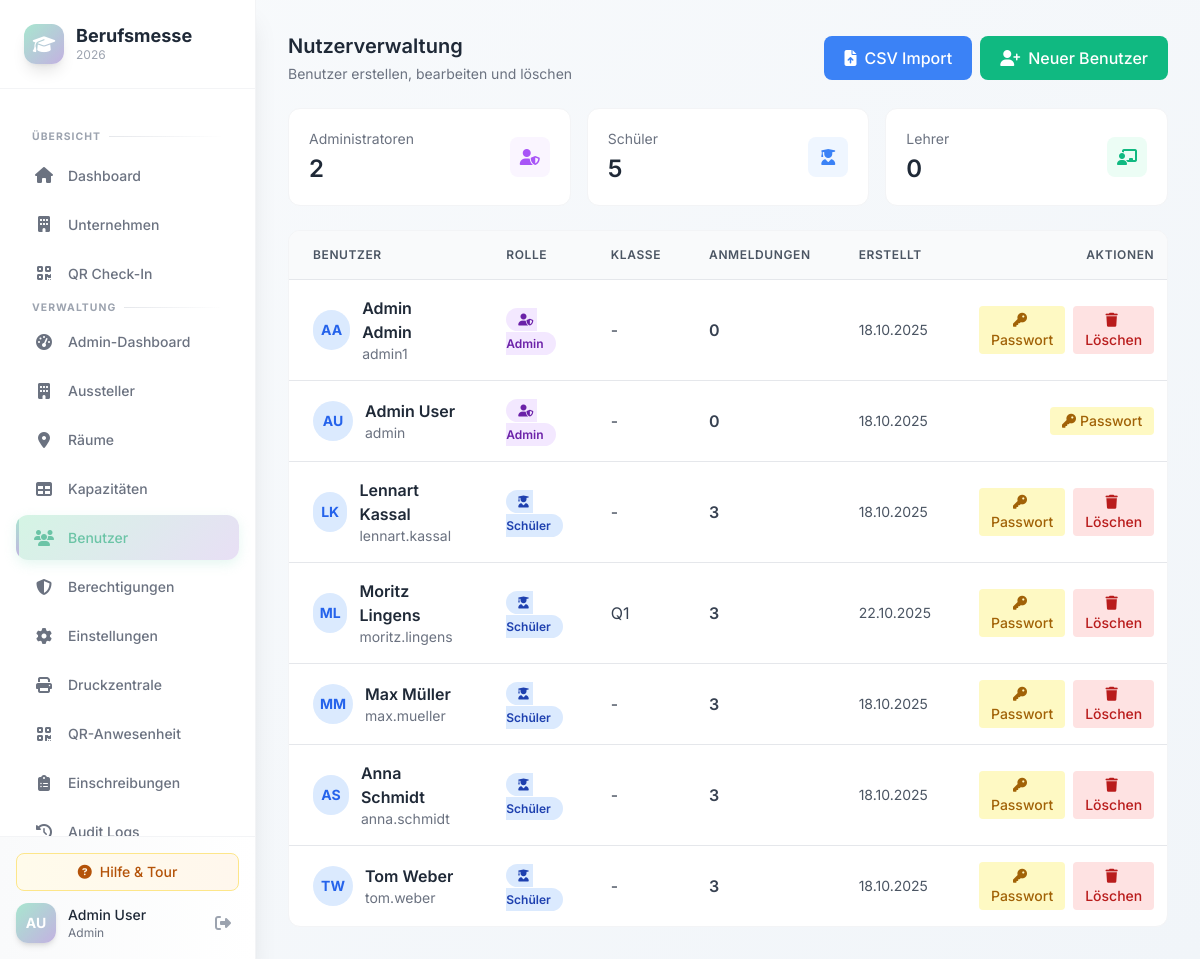
Page /index.php?page=admin-users (signed in) on the committed database.
### tables this page shows
CREATE TABLE IF NOT EXISTS `users` (
  `id` int(11) NOT NULL AUTO_INCREMENT,
  `username` varchar(100) NOT NULL,
  `password` varchar(255) NOT NULL,
  `firstname` varchar(100) NOT NULL,
  `lastname` varchar(100) NOT NULL,
  `class` varchar(50) DEFAULT NULL,
  `role` enum('student','admin') DEFAULT 'student',
  `created_at` timestamp NOT NULL DEFAULT current_timestamp(),
  PRIMARY KEY (`id`),
  UNIQUE KEY `username` (`username`)
);

### functions.php (called while the page is built, shortened)
<?php
function isAdmin() {
    return isset($_SESSION['role']) && $_SESSION['role'] === 'admin';
}
function formatDate($date) {
    return date('d.m.Y', strtotime($date));
}
?>

### pages/admin-users.php (the view, shortened to what this page needs)
<?php
$db = getDB();
$stmt = $db->query("
    SELECT u.*, COUNT(DISTINCT r.id) as registration_count
    FROM users u
    LEFT JOIN registrations r ON u.id = r.user_id
    GROUP BY u.id
    ORDER BY u.role ASC, u.lastname ASC, u.firstname ASC
");
$users = $stmt->fetchAll();
$stats = [];
$stmt = $db->query("SELECT COUNT(*) as count FROM users WHERE role = 'admin'");
$stats['admins'] = $stmt->fetch()['count'];
$stmt = $db->query("SELECT COUNT(*) as count FROM users WHERE role = 'student'");
$stats['students'] = $stmt->fetch()['count'];
$stmt = $db->query("SELECT COUNT(*) as count FROM users WHERE role = 'teacher'");
$stats['teachers'] = $stmt->fetch()['count'];
?>
<div class="space-y-6">
    <div class="flex items-center justify-between">
        <div>
            <h2 class="text-xl font-semibold text-gray-800">Nutzerverwaltung</h2>
            <p class="text-sm text-gray-500 mt-1">Benutzer erstellen, bearbeiten und löschen</p>
        </div>
        <div class="flex gap-2">
            <button onclick="openImportCsvModal()" class="px-5 py-2.5 bg-blue-500 text-white rounded-lg hover:bg-blue-600 transition font-medium flex items-center gap-2">
                <i class="fas fa-file-upload"></i>
                CSV Import
            </button>
            <button onclick="openCreateUserModal()" class="px-5 py-2.5 bg-emerald-500 text-white rounded-lg hover:bg-emerald-600 transition font-medium flex items-center gap-2">
                <i class="fas fa-user-plus"></i>
                Neuer Benutzer
            </button>
        </div>
    </div>
    <div class="grid grid-cols-1 md:grid-cols-3 gap-4">
        <div class="bg-white rounded-xl p-5 border border-gray-100">
            <div class="flex items-center justify-between">
                <div>
                    <p class="text-gray-500 text-sm mb-1">Administratoren</p>
                    <p class="text-2xl font-semibold text-gray-800"><?php echo $stats['admins']; ?></p>
                </div>
                <div class="w-10 h-10 rounded-lg bg-purple-50 flex items-center justify-center">
                    <i class="fas fa-user-shield text-purple-500"></i>
                </div>
            </div>
        </div>
        <div class="bg-white rounded-xl p-5 border border-gray-100">
            <div class="flex items-center justify-between">
                <div>
                    <p class="text-gray-500 text-sm mb-1">Schüler</p>
                    <p class="text-2xl font-semibold text-gray-800"><?php echo $stats['students']; ?></p>
                </div>
                <div class="w-10 h-10 rounded-lg bg-blue-50 flex items-center justify-center">
                    <i class="fas fa-user-graduate text-blue-500"></i>
                </div>
            </div>
        </div>
        <div class="bg-white rounded-xl p-5 border border-gray-100">
            <div class="flex items-center justify-between">
                <div>
                    <p class="text-gray-500 text-sm mb-1">Lehrer</p>
                    <p class="text-2xl font-semibold text-gray-800"><?php echo $stats['teachers']; ?></p>
                </div>
                <div class="w-10 h-10 rounded-lg bg-emerald-50 flex items-center justify-center">
                    <i class="fas fa-chalkboard-teacher text-emerald-500"></i>
                </div>
            </div>
        </div>
    </div>
    <div class="bg-white rounded-xl border border-gray-100 overflow-hidden">
        <div class="overflow-x-auto">
            <table class="w-full">
                <thead class="bg-gray-50 border-b border-gray-200">
                    <tr>
                        <th class="px-6 py-4 text-left text-xs font-semibold text-gray-600 uppercase tracking-wider">Benutzer</th>
                        <th class="px-6 py-4 text-left text-xs font-semibold text-gray-600 uppercase tracking-wider">Rolle</th>
                        <th class="px-6 py-4 text-left text-xs font-semibold text-gray-600 uppercase tracking-wider">Klasse</th>
                        <th class="px-6 py-4 text-left text-xs font-semibold text-gray-600 uppercase tracking-wider">Anmeldungen</th>
                        <th class="px-6 py-4 text-left text-xs font-semibold text-gray-600 uppercase tracking-wider">Erstellt</th>
                        <th class="px-6 py-4 text-right text-xs font-semibold text-gray-600 uppercase tracking-wider">Aktionen</th>
                    </tr>
                </thead>
                <tbody class="divide-y divide-gray-200">
                    <?php foreach ($users as $user): ?>
                    <tr class="hover:bg-gray-50 transition">
                        <td class="px-6 py-4">
                            <div class="flex items-center">
                                <div class="w-10 h-10 bg-blue-100 rounded-full flex items-center justify-center mr-3">
                                    <span class="font-bold text-sm text-blue-600">
                                        <?php echo strtoupper(substr($user['firstname'], 0, 1) . substr($user['lastname'], 0, 1)); ?>
                                    </span>
                                </div>
                                <div>
                                    <p class="font-semibold text-gray-800"><?php echo htmlspecialchars($user['firstname'] . ' ' . $user['lastname']); ?></p>
                                    <p class="text-sm text-gray-500"><?php echo htmlspecialchars($user['username']); ?></p>
                                </div>
                            </div>
                        </td>
                        <td class="px-6 py-4">
                            <?php if ($user['role'] === 'admin'): ?>
                                <span class="px-3 py-1 bg-purple-100 text-purple-800 rounded-full text-xs font-semibold">
                                    <i class="fas fa-user-shield mr-1"></i>Admin
                                </span>
                            <?php elseif ($user['role'] === 'teacher'): ?>
                                <span class="px-3 py-1 bg-green-100 text-green-800 rounded-full text-xs font-semibold">
                                    <i class="fas fa-chalkboard-teacher mr-1"></i>Lehrer
                                </span>
                            <?php elseif ($user['role'] === 'orga'): ?>
                                <span class="px-3 py-1 bg-orange-100 text-orange-800 rounded-full text-xs font-semibold">
                                    <i class="fas fa-users-cog mr-1"></i>Orga
                                </span>
                            <?php else: ?>
                                <span class="px-3 py-1 bg-blue-100 text-blue-800 rounded-full text-xs font-semibold">
                                    <i class="fas fa-user-graduate mr-1"></i>Schüler
                                </span>
                            <?php endif; ?>
                        </td>
                        <td class="px-6 py-4 text-gray-700">
                            <?php echo htmlspecialchars($user['class'] ?: '-'); ?>
                        </td>
                        <td class="px-6 py-4">
                            <span class="text-gray-700 font-semibold"><?php echo $user['registration_count']; ?></span>
                        </td>
                        <td class="px-6 py-4 text-gray-600 text-sm">
                            <?php echo formatDate($user['created_at']); ?>
                        </td>
                        <td class="px-6 py-4 text-right">
                            <div class="flex justify-end gap-2">
                                <?php
                                $canEdit = ($user['role'] !== 'admin') || isAdmin();
                                ?>
                                <?php if ($canEdit): ?>
                                    <button onclick="openResetPasswordModal(<?php echo intval($user['id']); ?>, '<?php echo htmlspecialchars($user['firstname'] . ' ' . $user['lastname'], ENT_QUOTES); ?>', '<?php echo $user['role']; ?>')"
                                            class="px-3 py-1 bg-yellow-100 text-yellow-700 rounded hover:bg-yellow-200 transition text-sm font-medium">
                                        <i class="fas fa-key mr-1"></i>Passwort
                                    </button>
                                    <?php if ($user['id'] !== $_SESSION['user_id']): ?>
                                    <button onclick="confirmDeleteUser(<?php echo intval($user['id']); ?>, '<?php echo htmlspecialchars($user['firstname'] . ' ' . $user['lastname'], ENT_QUOTES); ?>', '<?php echo $user['role']; ?>')"
                                            class="px-3 py-1 bg-red-100 text-red-700 rounded hover:bg-red-200 transition text-sm font-medium">
                                        <i class="fas fa-trash mr-1"></i>Löschen
                                    </button>
                                    <?php endif; ?>
                                <?php else: ?>
                                    <span class="text-gray-400 text-sm italic">
                                        <i class="fas fa-lock mr-1"></i>Nur für Admins
                                    </span>
                                <?php endif; ?>
                            </div>
                        </td>
                    </tr>
                    <?php endforeach; ?>
                </tbody>
            </table>
        </div>
    </div>
</div>

### assets/css/design-system.css (style rules this page uses)
:root { --color-mint: #a8e6cf; --color-mint-light: #d4f5e4; --color-mint-dark: #6bc4a6; --color-lavender: #c3b1e1; --color-lavender-light: #e8dff5; --color-lavender-dark: #9b7fc7; --color-peach: #ffb7b2; --color-peach-light: #ffdad8; --color-peach-dark: #e8918a; --color-sky: #b5deff; --color-sky-light: #dceeff; --color-sky-dark: #7fc4ff; --color-butter: #fff3b0; --color-butter-light: #fff9d9; --color-butter-dark: #f5e080; --color-rose: #ffc8dd; --color-rose-light: #ffe4ee; --color-rose-dark: #ffafc7; --color-white: #ffffff; --color-gray-50: #f9fafb; --color-gray-100: #f3f4f6; --color-gray-200: #e5e7eb; --color-gray-300: #d1d5db; --color-gray-400: #9ca3af; --color-gray-500: #6b7280; --color-gray-600: #4b5563; --color-gray-700: #374151; --color-gray-800: #1f2937; --color-gray-900: #111827; --color-success: #a8e6cf; --color-success-dark: #4ade80; --color-warning: #fff3b0; --color-warning-dark: #fbbf24; --color-error: #ffb7b2; --color-error-dark: #f87171; --color-info: #b5deff; --color-info-dark: #60a5fa; --space-xs: 0.25rem; --space-sm: 0.5rem; --space-md: 1rem; --space-lg: 1.5rem; --space-xl: 2rem; --space-2xl: 3rem; --space-3xl: 4rem; --radius-sm: 0.375rem; --radius-md: 0.5rem; --radius-lg: 0.75rem; --radius-xl: 1rem; --radius-2xl: 1.5rem; --radius-full: 9999px; --shadow-xs: 0 1px 2px 0 rgb(0 0 0 / 0.05); --shadow-sm: 0 1px 3px 0 rgb(0 0 0 / 0.1), 0 1px 2px -1px rgb(0 0 0 / 0.1); --shadow-md: 0 4px 6px -1px rgb(0 0 0 / 0.1), 0 2px 4px -2px rgb(0 0 0 / 0.1); --shadow-lg: 0 10px 15px -3px rgb(0 0 0 / 0.1), 0 4px 6px -4px rgb(0 0 0 / 0.1); --shadow-xl: 0 20px 25px -5px rgb(0 0 0 / 0.1), 0 8px 10px -6px rgb(0 0 0 / 0.1); --shadow-glow-mint: 0 0 20px rgba(168, 230, 207, 0.4); --shadow-glow-lavender: 0 0 20px rgba(195, 177, 225, 0.4); --shadow-glow-peach: 0 0 20px rgba(255, 183, 178, 0.4); --transition-fast: 150ms cubic-bezier(0.4, 0, 0.2, 1); --transition-normal: 250ms cubic-bezier(0.4, 0, 0.2, 1); --transition-slow: 350ms cubic-bezier(0.4, 0, 0.2, 1); --transition-bounce: 500ms cubic-bezier(0.68, -0.55, 0.265, 1.55); --sidebar-width: 16rem; --sidebar-collapsed-width: 4.5rem; --header-height: 4rem; }
* { margin: 0; padding: 0; box-sizing: border-box; }
html { scroll-behavior: smooth; }
body { font-family: 'Inter', system-ui, -apple-system, BlinkMacSystemFont, 'Segoe UI', Roboto, sans-serif; color: var(--color-gray-800); background-color: var(--color-gray-50); line-height: 1.5; -webkit-font-smoothing: antialiased; -moz-osx-font-smoothing: grayscale; }

### index.php (style rules this page uses)
:root { --color-pastel-mint: #a8e6cf; --color-pastel-mint-light: #d4f5e4; --color-pastel-lavender: #c3b1e1; --color-pastel-lavender-light: #e8dff5; --color-pastel-peach: #ffb7b2; --color-pastel-peach-light: #ffdad8; --color-pastel-sky: #b5deff; --color-pastel-sky-light: #dceeff; --color-pastel-butter: #fff3b0; --color-pastel-rose: #ffc8dd; --color-primary: var(--color-pastel-mint); --color-primary-dark: #6bc4a6; --color-secondary: var(--color-pastel-lavender); --color-accent: var(--color-pastel-peach); --color-text-main: #1f2937; --color-text-muted: #6b7280; --color-border: #e5e7eb; --color-bg: #f9fafb; --sidebar-bg: #ffffff; --sidebar-text: #6b7280; --sidebar-text-active: #6bc4a6; --sidebar-hover: #f3f4f6; --sidebar-active-bg: #d4f5e4; --sidebar-width: 16rem; }
body { font-family: 'Inter', system-ui, -apple-system, sans-serif; color: var(--color-text-main); background: linear-gradient(135deg, #f8fafc 0%, #f1f5f9 100%); min-height: 100vh; }

### rows in the picture
users: firstname+lastname "AA", firstname+lastname "Admin Admin", username "admin1", role "admin" (drawn), class "-", registration_count "0", created_at "18.10.2025"
users: firstname+lastname "AU", firstname+lastname "Admin User", username "admin", role "admin" (drawn), class "-", registration_count "0", created_at "18.10.2025"
users: firstname+lastname "LK", firstname+lastname "Lennart Kassal", username "lennart.kassal", role "student" (drawn), class "-", registration_count "3", created_at "18.10.2025"
users: firstname+lastname "ML", firstname+lastname "Moritz Lingens", username "moritz.lingens", role "student" (drawn), class "Q1", registration_count "3", created_at "22.10.2025"
users: firstname+lastname "MM", firstname+lastname "Max Müller", username "max.mueller", role "student" (drawn), class "-", registration_count "3", created_at "18.10.2025"
users: firstname+lastname "AS", firstname+lastname "Anna Schmidt", username "anna.schmidt", role "student" (drawn), class "-", registration_count "3", created_at "18.10.2025"
users: firstname+lastname "TW", firstname+lastname "Tom Weber", username "tom.weber", role "student" (drawn), class "-", registration_count "3", created_at "18.10.2025"

### other values in the picture
$_SESSION['firstname'] . ' ' . $_SESSION['lastname'] "Admin User"
$_SESSION['role'] "Admin"
$stats['admins'] "2"
$stats['students'] "5"
$stats['teachers'] "0"
